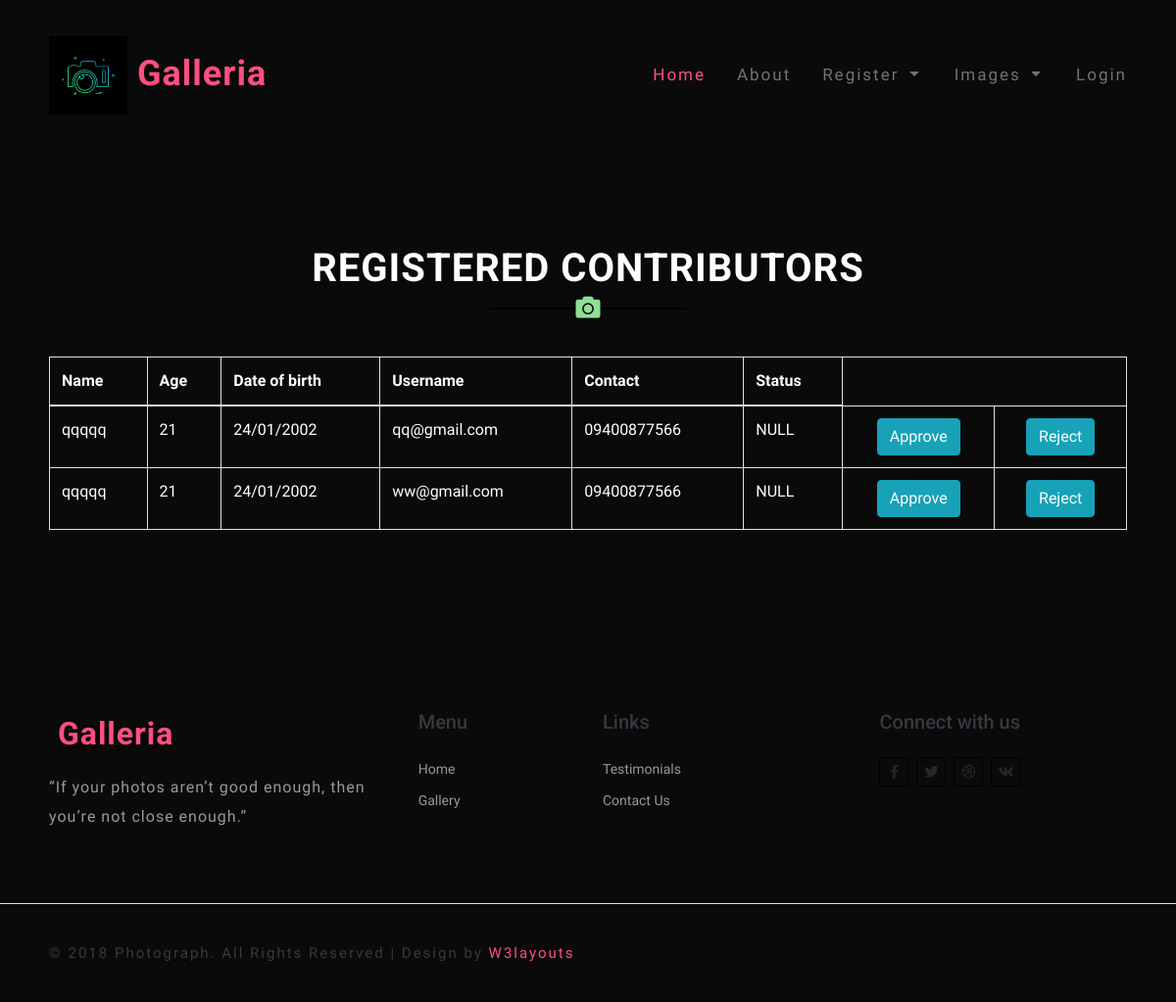
/v_contributor, run on an earlier commit of the app's database.
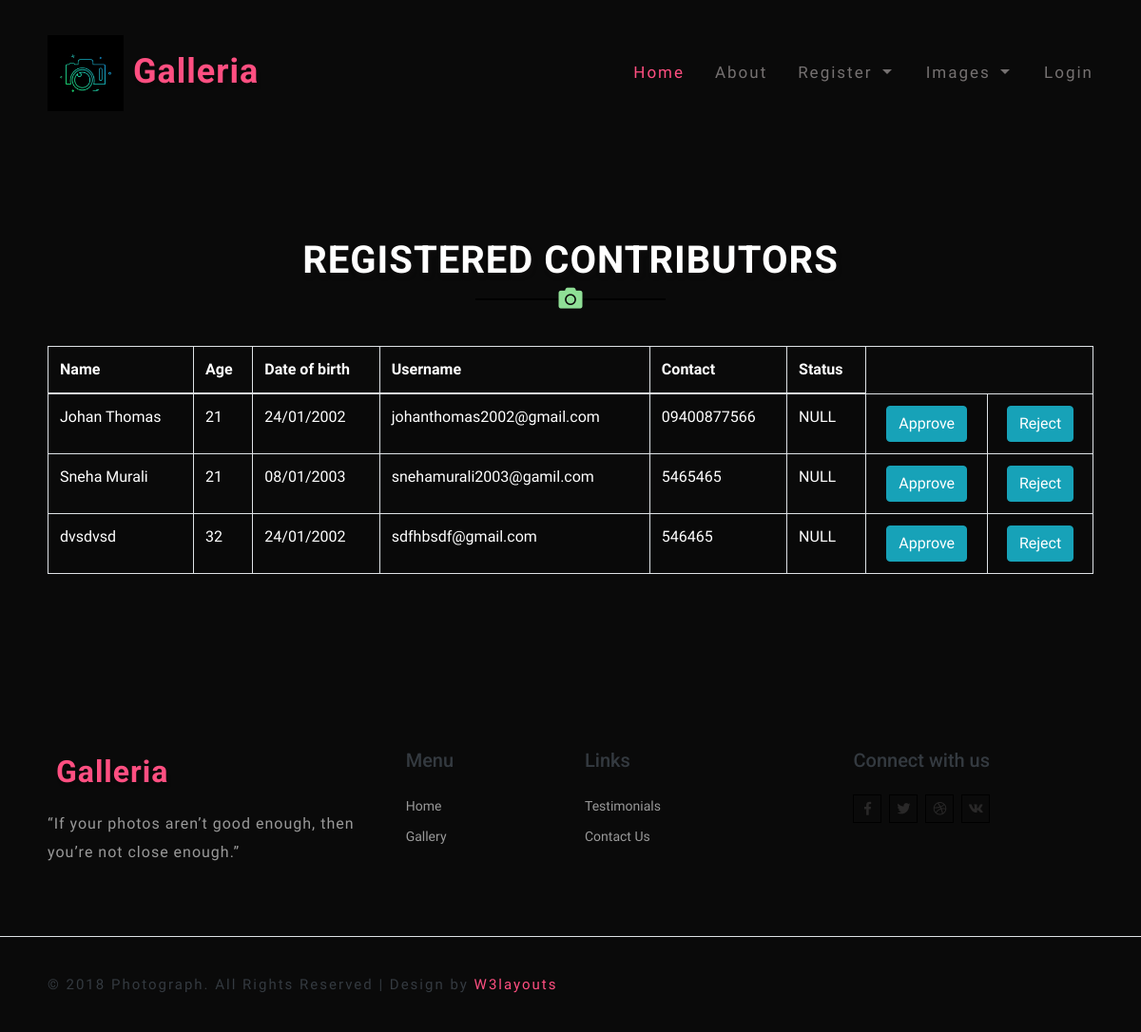
And on a later commit of the database.
### Image/models.py (models this page shows)
class register(db.Model, UserMixin):
    id=db.Column(db.Integer, primary_key=True)
    name = db.Column(db.String(80))
    email= db.Column(db.String(80))
    number= db.Column(db.String (10))
    password = db.Column(db.String(80))
    utype = db.Column(db.String(80))
    age = db.Column(db.String(80))
    dob = db.Column(db.String(80))
    image=db.Column(db.String(80))
    status=db.Column(db.String(80),default='NULL')

### Image/routes.py (the view)
@login_required
@app.route('/v_contributor')
def vw_contributors():
    a = register.query.filter_by(utype="Contributor",status="NULL").all()
    return render_template("viewcon.html",a=a)

### Image/templates/viewcon.html (shortened to what this page needs)
{%extends 'layout.html'%}
{%block content%}
<div class="newsletter_right_w3agile py-5" id="newsletter">
    <div class="container py-xl-5 py-lg-3">
        <div class="main-title text-center mb-5">
            <h3 class="tittle text-uppercase text-white font-weight-bold">Registered Contributors</h3>
            <div class="title-icon">
                <i class="fas fa-camera"></i>
            </div>
        </div>
                <table class="table table-striped table-bordered" style="color: #ffff;">
                    <thead>
                        <tr>
                            <th>Name</th>
                            <th>Age</th>
                            <th>Date of birth</th>
                            <th>Username</th>
                            <th>Contact</th>
                            <th>Status</th>
                        </tr>
                    </thead>
                <tbody>
                {% for i in a %}
                <tr>
                    <td>{{i.name}}</td>
                    <td>{{i.age}}</td>
                    <td>{{i.dob}}</td>
                    <td>{{i.email}}</td>
                    <td>{{i.number}}</td>
                    <td>{{i.status}}</td>
                    <td class="text-center"><a class='btn btn-info btn-xs' href="/approve_contributor/{{i.id}}">
                         Approve</a></td>
                    <td class="text-center"><a class='btn btn-info btn-xs' href="/reject_contributor/{{i.id}}">
                         Reject</a></td>
                </tr>
                {% endfor %}
                </tbody>
                </table>
</div>
</div>
{%endblock%}

### Image/templates/layout.html (shortened to what this page needs)
<!DOCTYPE html>
<html lang="zxx">
<head>
	<link rel="stylesheet" href="../static/css/bootstrap.css">
	<link href="../static/css/pogo-slider.min.css" rel="stylesheet" type="text/css" media="all" />
	<link rel="stylesheet" href="../static/css/owl.theme.css" type="text/css" media="all">
	<link rel="stylesheet" href="../static/css/owl.carousel.css" type="text/css" media="screen" property="" />
	<link href="../static/css/prettyPhoto.css" rel="stylesheet" type="text/css" />
	<link rel="stylesheet" href="../static/css/style.css" type="text/css" media="all" />
	<link rel="stylesheet" href="../static/css/fontawesome-all.css">
</head>
<body>
	<header>
		<div class="main-top py-1">
			<nav class="navbar navbar-expand-lg navbar-light fixed-navi">
				<div class="container">
					<h1>
						<a class="navbar-brand font-weight-bold" href="index.html">
							<img src="../static/images/icon.png" alt="" class="img-fluid" height="80" width="80"> Galleria
						</a>
					</h1>
					<div class="collapse navbar-collapse text-center" id="navbarSupportedContent">
						<ul class="navbar-nav ml-lg-auto">
						  {% if session['ut'] == "admin" %}
							<li class="nav-item active mt-lg-0 mt-3">
								<a class="nav-link" href="/">Home
									<span class="sr-only">(current)</span>
								</a>
							</li>&nbsp;&nbsp;&nbsp;&nbsp;&nbsp;&nbsp;&nbsp;&nbsp;
							<li class="nav-item dropdown">
                                <a class="nav-link dropdown-toggle" href="#" id="navbarDropdown" role="button" data-toggle="dropdown"
                                    aria-haspopup="true" aria-expanded="false">
                                    Users
                                </a>
                                <div class="dropdown-menu" aria-labelledby="navbarDropdown">
                                    <a class="dropdown-item" href="/v_users">Users</a>
                                    <a class="nav-link dropdown-toggle" href="#" id="navbarDropdown" role="button" data-toggle="dropdown"
                                    aria-haspopup="true" aria-expanded="false">
                                    Contributors
                                </a>
                                    <div class="dropdown-menu" aria-labelledby="navbarDropdown">
                                    <a class="dropdown-item" href="/v_contributor ">Requests</a>
                                    <a class="dropdown-item" href="/va_contributor">Approved</a>
                                    <a class="dropdown-item" href="/vr_contributor">Rejected</a>
                                    </div>
                                </div>
                            </li>
							<li class="nav-item mx-lg-4 my-lg-0 my-3">
								<a class="nav-link" href="/v_comp">View Complaints</a>
							</li>
							<li class="nav-item mx-lg-4 my-lg-0 my-3">
								<a class="nav-link" href=" ">Image Bookings</a>
							</li>;&nbsp;
							<li class="nav-item">
								<a class="nav-link" href="/logout">Logout</a>
							</li>
							{% else %}
									<li class="nav-item active mt-lg-0 mt-3">
										<a class="nav-link" href="/">Home
										</a>
									</li>&nbsp;&nbsp;
									<li class="nav-item mx-lg-4 my-lg-0 my-3">
										<a class="nav-link scroll" href="#about">About</a>
									</li>&nbsp;&nbsp;
									<li class="nav-item dropdown">
										<a class="nav-link dropdown-toggle" href="#" id="navbarDropdown" role="button" data-toggle="dropdown"
											aria-haspopup="true" aria-expanded="false">
											Register
										</a>
									</li>  &nbsp;&nbsp;&nbsp;&nbsp;&nbsp;&nbsp;&nbsp;&nbsp;&nbsp;
									<li class="nav-item dropdown">
										<a class="nav-link dropdown-toggle" href="#" id="navbarDropdown" role="button" data-toggle="dropdown"
											aria-haspopup="true" aria-expanded="false">
											Images
										</a>
									</li>&nbsp;&nbsp;&nbsp;&nbsp;&nbsp;&nbsp;&nbsp;&nbsp;&nbsp;
									<li class="nav-item">
										<a class="nav-link" href="/login">Login</a>
									</li>
							{% endif %}
						</ul>
					</div>
				</div>
			</nav>
		</div>
	</header>
    {% block content %}
    {% endblock %}
	<footer>
		<div class="w3ls-footer-grids py-sm-4 py-3">
			<div class="container py-xl-5 py-lg-3">
				<div class="row">
					<div class="col-md-4 w3l-footer pr-4">
						<h2>
							<a class="navbar-brand font-weight-bold logo2" href="index.html">
								<img src="../static/images/logo2.png" alt="" class="img-fluid"> Galleria
							</a>
						</h2>
						<p class="mt-3">“If your photos aren’t good enough, then you’re not close enough.”</p>
					</div>
					<div class="col-md-2 w3l-footer my-md-0 my-4">
						<h5 class="text-dark footer-links mb-4">Menu</h5>
						<ul class="list-unstyled">
							<li>
								<a href="index.html" class="scroll">Home</a>
							</li>
							<li class="mt-2">
								<a href="#gallery" class="scroll">Gallery</a>
							</li>
						</ul>
					</div>
					<div class="col-md-3 w3l-footer mb-md-0 mb-4">
						<h5 class="text-dark footer-links mb-4">Links</h5>
						<ul class="list-unstyled">
							<li class="mt-2">
								<a href="#testimonials" class="scroll">Testimonials</a>
							</li>
							<li class="mt-2">
								<a href="#contact" class="scroll">Contact Us</a>
							</li>
						</ul>
					</div>
					<div class="col-md-3 w3l-footer footer-social-agile">
						<h5 class="text-dark footer-links mb-4">Connect with us</h5>
						<ul class="list-unstyled">
							<li>
								<a href="#">
									<i class="fab fa-facebook-f"></i>
								</a>
							</li>
							<li class="mx-1">
								<a href="#">
									<i class="fab fa-twitter"></i>
								</a>
							</li>
							<li>
								<a href="#">
									<i class="fab fa-dribbble"></i>
								</a>
							</li>
							<li class="ml-1">
								<a href="#">
									<i class="fab fa-vk"></i>
								</a>
							</li>
						</ul>
					</div>
				</div>
			</div>
		</div>
	</footer>
	<div class="copy-right-w3ls py-3 border-top">
		<div class="container">
			<p class="copy-right-grids text-dark">© 2018 Photograph. All Rights Reserved | Design by
				<a href="https://w3layouts.com/" target="_blank">W3layouts</a>
			</p>
		</div>
	</div>
</body>
</html>

### Image/static/css/style.css (style rules this page uses)
body { padding: 0; margin: 0; background: #0a0a0a; font-family: 'Hind', sans-serif; }
body a { transition: 0.5s all; -webkit-transition: 0.5s all; -moz-transition: 0.5s all; -o-transition: 0.5s all; -ms-transition: 0.5s all; text-decoration: none; }
h1, h2, h3, h4, h5, h6 { margin: 0; padding: 0; font-family: 'Roboto', sans-serif; }
p { margin: 0; padding: 0; font-size: 16px; letter-spacing: 1px; line-height: 1.9; color: #999; font-family: 'Hind', sans-serif; }
ul, ol { margin: 0; padding: 0; }
a.navbar-brand { font-size: 36px; letter-spacing: 1px; color: #ff4f81; text-shadow: 2px 5px 3px rgba(0, 0, 0, 0.18); }
.navbar-light .navbar-brand, .navbar-light .navbar-brand:hover, .navbar-light .navbar-brand:focus { color: #ff4f81; }
.navbar-light .navbar-nav .nav-link { padding: 0; color: #757171; font-size: 17px; letter-spacing: 2px; font-weight: 500; }
.navbar-light .navbar-nav .show>.nav-link, .navbar-light .navbar-nav .active>.nav-link, .navbar-light .navbar-nav .nav-link.show, .navbar-light .navbar-nav .nav-link.active, .navbar-light .navbar-nav .nav-link:hover, .navbar-light .navbar-nav .nav-link:focus { color: #ff4f81; }
nav.fixed-navi ul { list-style: none; margin: 0; padding: 0; }
nav.fixed-navi ul li { float: left; }
h3.tittle { color: #ff4f81; text-shadow: 2px 4px 5px rgba(21, 20, 20, 0.22); font-size: 40px; letter-spacing: 1px; }
.title-icon i { color: rgb(143, 223, 150); font-size: 25px; position: absolute; top: -13px; left: 0; right: 0; }
.title-icon { border-bottom: 2px solid #000; max-width: 200px; margin: 1em auto 1.5em; position: relative; }
a.navbar-brand.logo2 { font-size: 32px; }
.w3l-footer ul li a { color: #999; font-size: 14px; }
.footer-social-agile ul li, .payment-w3lsmk ul li { display: inline-block; }
.footer-social-agile ul li a i { height: 30px; width: 30px; line-height: 29px; background: none; color: #292828; border: 1px solid #000; text-align: center; transition: 0.5s all; -webkit-transition: 0.5s all; -moz-transition: 0.5s all; -o-transition: 0.5s all; -ms-transition: 0.5s all; }
p.copy-right-grids { letter-spacing: 2px; font-size: 15px; }
p.copy-right-grids a { color: #ff4f81; }
.container { padding: 20px; }

What changed in the data, as far as the page shows it:
now on this page (row edited): register: name "Johan Thomas", age "21", dob "24/01/2002", email "johanthomas2002@gmail.com", number "09400877566", status "NULL"
changed register: name "qqqqq" → "Sneha Murali"; dob "24/01/2002" → "08/01/2003"; email "qq@gmail.com" → "snehamurali2003@gamil.com"; number "09400877566" → "5465465"
changed register: name "qqqqq" → "dvsdvsd"; age "21" → "32"; email "ww@gmail.com" → "sdfhbsdf@gmail.com"; number "09400877566" → "546465"
